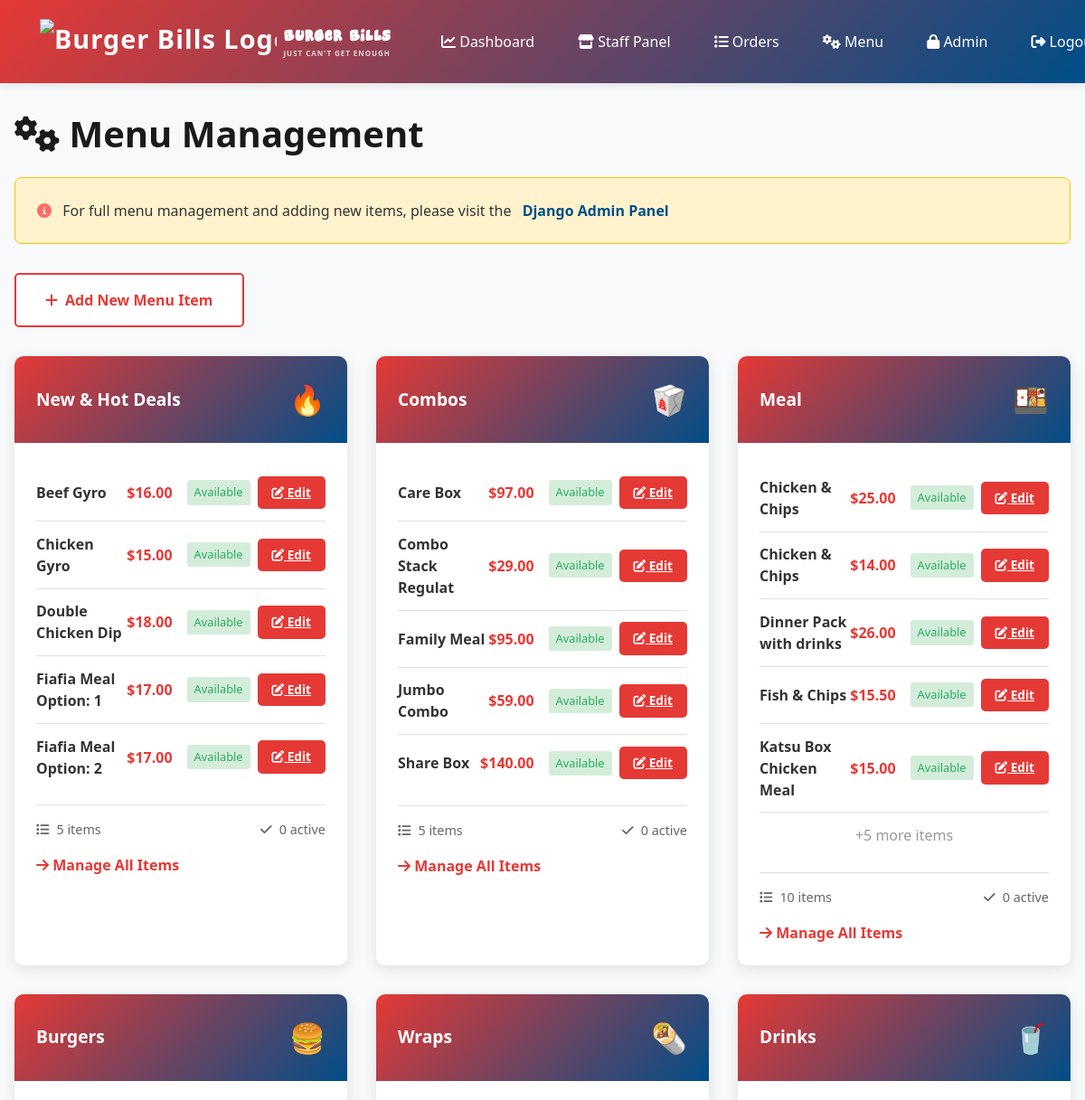
Before: /menu-management/ (signed in, upper part) with the older database file.
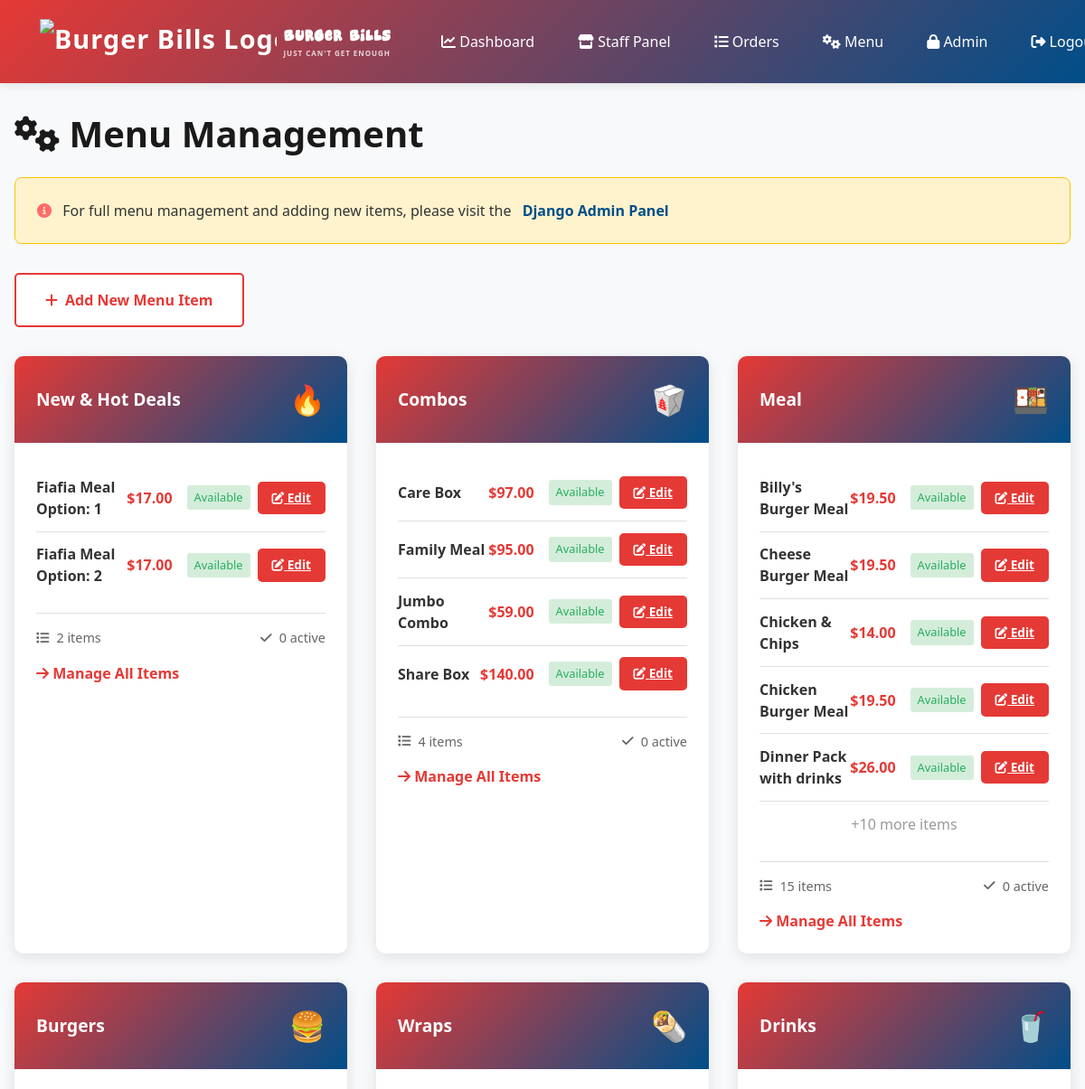
After: the same page with the newer database file.
### menu/models.py (models this page shows, shortened)
class Category(models.Model):
    name = models.CharField(max_length=100, unique=True)
    description = models.TextField(blank=True)
    icon = models.CharField(max_length=50, default='🍔', help_text="Emoji or icon name")
    order = models.IntegerField(default=0)
    created_at = models.DateTimeField(auto_now_add=True)
    class Meta:
        ordering = ['order', 'name']
        verbose_name_plural = "Categories"

class MenuItem(models.Model):
    category = models.ForeignKey(Category, on_delete=models.CASCADE, related_name='items')
    name = models.CharField(max_length=200)
    description = models.TextField()
    price = models.DecimalField(max_digits=8, decimal_places=2)
    image = models.ImageField(upload_to='menu_items/', blank=True, null=True)
    is_available = models.BooleanField(default=True)
    is_vegetarian = models.BooleanField(default=False)
    is_vegan = models.BooleanField(default=False)
    is_spicy = models.BooleanField(default=False)
    is_gluten_free = models.BooleanField(default=False)
    rating = models.FloatField(default=0.0)
    order = models.IntegerField(default=0)
    created_at = models.DateTimeField(auto_now_add=True)
    updated_at = models.DateTimeField(auto_now=True)
    has_sizes = models.BooleanField(default=False, help_text="Enable size options (S, M, L)")
    size_small_price = models.DecimalField(max_digits=8, decimal_places=2, default=0, help_text="Price for small size")
    size_medium_price = models.DecimalField(max_digits=8, decimal_places=2, default=0, help_text="Price for medium size")
    size_large_price = models.DecimalField(max_digits=8, decimal_places=2, default=0, help_text="Price for large size")
    class Meta:
        ordering = ['category', 'order', 'name']
        indexes = [
            models.Index(fields=['category', 'is_available']),
        ]

### menu/views.py (the view)
# urls.py: path('menu-management/', views.menu_management, name='menu_management'),
@login_required
def menu_management(request):
    if not request.user.is_staff:
        return redirect('index')
    categories = Category.objects.prefetch_related('items')
    context = {
        'categories': categories,
    }
    return render(request, 'menu/menu_management.html', context)

### templates/menu/menu_management.html (shortened to what this page needs)
{% extends 'menu/base.html' %}
{% block content %}
<h1><i class="fas fa-cogs"></i> Menu Management</h1>
<div class="admin-notice">
    <i class="fas fa-info-circle"></i>
    For full menu management and adding new items, please visit the
    <a href="/admin/" class="admin-link">Django Admin Panel</a>
</div>
<button class="btn-add" onclick="window.location.href='/admin/menu/menuitem/add/'">
    <i class="fas fa-plus"></i> Add New Menu Item
</button>
{% if categories %}
    <div class="categories-grid">
        {% for category in categories %}
            <div class="category-card">
                <div class="category-header">
                    <div>
                        <div class="category-title">{{ category.name }}</div>
                    </div>
                    <div class="category-icon">{{ category.icon }}</div>
                </div>
                <div class="category-body">
                    {% if category.items.all %}
                        <div class="items-list">
                            {% for item in category.items.all|slice:":5" %}
                                <div class="item-row">
                                    <span class="item-name">{{ item.name }}</span>
                                    <span class="item-price">${{ item.price }}</span>
                                    <span class="item-status {% if not item.is_available %}unavailable{% endif %}">
                                        {% if item.is_available %}Available{% else %}Out of Stock{% endif %}
                                    </span>
                                    <a href="/admin/menu/menuitem/{{ item.id }}/change/" class="btn-action btn-edit">
                                        <i class="fas fa-edit"></i> Edit
                                    </a>
                                </div>
                            {% endfor %}
                            {% if category.items.count > 5 %}
                                <div style="padding: 0.8rem 0; color: #999; text-align: center;">
                                    +{{ category.items.count|add:"-5" }} more items
                                </div>
                            {% endif %}
                        </div>
                        <div class="category-stats">
                            <div class="stat-item">
                                <i class="fas fa-list"></i>
                                <span>{{ category.items.count }} items</span>
                            </div>
                            <div class="stat-item">
                                <i class="fas fa-check"></i>
                                <span>{{ category.items|length }} active</span>
                            </div>
                        </div>
                        <a href="/admin/menu/menuitem/?category__id__exact={{ category.id }}" class="quick-link">
                            <i class="fas fa-arrow-right"></i> Manage All Items
                        </a>
                    {% endif %}
                </div>
            </div>
        {% endfor %}
    </div>
{% endif %}
{% endblock %}

Changed rows visible on the page:
removed MenuItem: name "Beef Gyro", price "16.00", is_available "Available", shown under Category "New & Hot Deals"
removed MenuItem: name "Chicken Gyro", price "15.00", is_available "Available", shown under Category "New & Hot Deals"
removed MenuItem: name "Double Chicken Dip", price "18.00", is_available "Available", shown under Category "New & Hot Deals"
removed MenuItem: name "Combo Stack Regulat", price "29.00", is_available "Available", shown under Category "Combos"
removed MenuItem: name "Chicken & Chips", price "25.00", is_available "Available", shown under Category "Meal"
computed for Category "New & Hot Deals": items.count "5" → "2"
computed for Category "Combos": items.count "5" → "4"
changed Category "Meal": loses MenuItem (name "Fish & Chips", price "15.50", is_available "Available"); loses MenuItem (name "Katsu Box Chicken Meal", price "15.00", is_available "Available"); items.count|add "5" → "10"; items.count "10" → "15"
added MenuItem: name "Billy's Burger Meal", price "19.50", is_available "Available", shown under Category "Meal"
added MenuItem: name "Cheese Burger Meal", price "19.50", is_available "Available", shown under Category "Meal"
added MenuItem: name "Chicken Burger Meal", price "19.50", is_available "Available", shown under Category "Meal"
